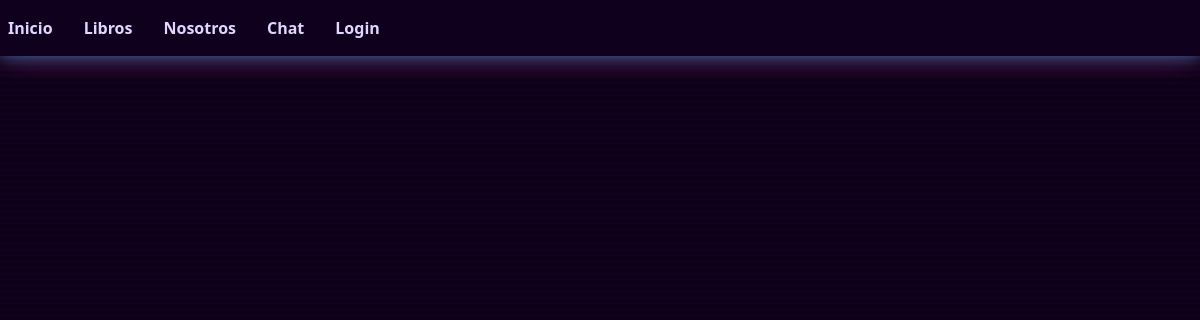
/libros, run on an earlier commit of the app's database.
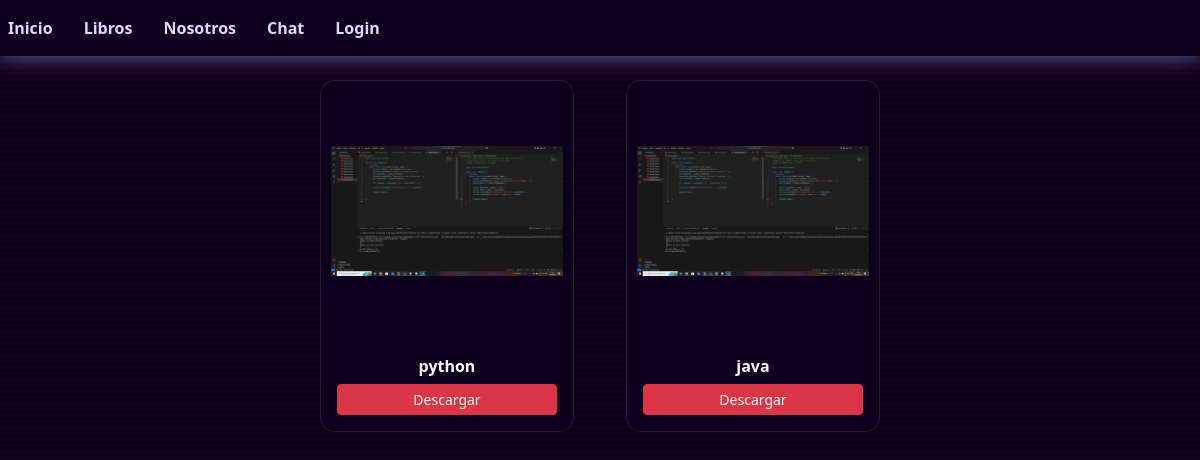
And on a later commit of the database.
### app.py (models this page shows, shortened)
class Libro(db.Model):
    id = db.Column(db.Integer, primary_key=True)
    nombre = db.Column(db.String(255), nullable=False)
    url = db.Column(db.String(255), nullable=False)
    imagen = db.Column(db.String(255), nullable=False)

### app.py (the view)
@app.route('/libros')
def libros():
    libros = Libro.query.all()
    return render_template('sitio/libros.html', libros=libros)

### templates/sitio/libros.html (shortened to what this page needs)
{% include 'sitio/cabesera.html' %}
<div class="row justify-content-center">
    {% for libro in libros %}
    <div class="col-md-3 mb-4">
        <div class="card shadow-sm" style="width: 90%; margin: 0 auto;">
            <img class="card-img-top"
                 src="{{ url_for('static', filename='images/' + libro.imagen) }}"
                 alt="{{ libro.nombre }}"
                 style="object-fit: contain; height: 260px; padding: 10px;" />
            <div class="card-body text-center p-3">
                <h6 class="card-title fw-bold mb-2" style="color: white;">
                    {{ libro.nombre }}
                </h6>
                <a class="btn btn-sm btn-danger w-100"
                   href="{{ libro.url }}"
                   role="button">
                    Descargar
                </a>
            </div>
        </div>
    </div>
    {% endfor %}
</div>
{% include 'sitio/pie.html' %}

### templates/sitio/cabesera.html (shortened to what this page needs)
<!doctype html>
<html lang="en">
<head>
    <link href="https://cdn.jsdelivr.net/npm/bootstrap@5.3.2/dist/css/bootstrap.min.css"
          rel="stylesheet"
>
</head>
<body>
<nav class="navbar navbar-expand navbar-light">
    <div class="nav navbar-nav">
        <a class="nav-item nav-link" href="/">Inicio</a>
        <a class="nav-item nav-link" href="/libros">Libros</a>
        <a class="nav-item nav-link" href="/nosotros">Nosotros</a>
        <a class="nav-item nav-link" href="/chat">Chat</a>
        <a class="nav-item nav-link" href="/admin/login">Login</a>
    </div>
</nav>
</body>
</html>
{% include 'sitio/pie.html' %}

### templates/sitio/pie.html (shortened to what this page needs)
</body>
</html>

### templates/sitio/cabesera.html (style rules this page uses)
body { background: repeating-linear-gradient( 0deg, #0b0014, #0b0014 2px, #12001f 4px, #12001f 6px ); color: #ffffff; }
.navbar { background: rgba(15, 0, 30, 0.95) !important; box-shadow: 0 0 15px rgba(0,229,255,0.4), 0 0 30px rgba(255,79,216,0.4); }
.navbar .nav-link { color: #e0d7ff !important; font-weight: 600; margin-right: 15px; transition: 0.3s; }
.card { background: rgba(15, 0, 30, 0.9) !important; border-radius: 15px; border: 1px solid rgba(255,255,255,0.1); box-shadow: 0 0 30px rgba(0,229,255,0.4), 0 0 60px rgba(255,79,216,0.4); }

What changed in the data, as far as the page shows it:
added Libro: imagen (picture), nombre "python"
added Libro: imagen+nombre (picture), nombre "java"
